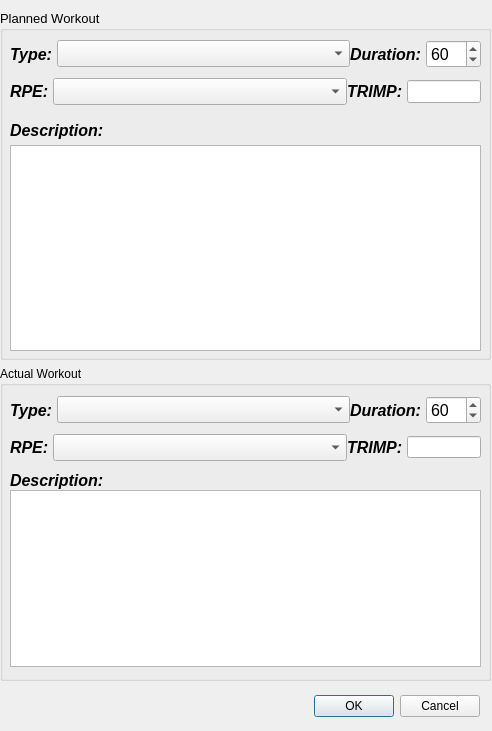
<?xml version="1.0" encoding="UTF-8"?>
<ui version="4.0">
 <class>WorkoutDialog</class>
 <widget class="QDialog" name="WorkoutDialog">
  <property name="geometry">
   <rect>
    <x>0</x>
    <y>0</y>
    <width>492</width>
    <height>731</height>
   </rect>
  </property>
  <property name="windowTitle">
   <string>Workout</string>
  </property>
  <widget class="QDialogButtonBox" name="buttonBox">
   <property name="geometry">
    <rect>
     <x>140</x>
     <y>690</y>
     <width>340</width>
     <height>32</height>
    </rect>
   </property>
   <property name="orientation">
    <enum>Qt::Horizontal</enum>
   </property>
   <property name="standardButtons">
    <set>QDialogButtonBox::Cancel|QDialogButtonBox::Ok</set>
   </property>
  </widget>
  <widget class="QWidget" name="horizontalLayoutWidget">
   <property name="geometry">
    <rect>
     <x>0</x>
     <y>10</y>
     <width>491</width>
     <height>671</height>
    </rect>
   </property>
   <layout class="QVBoxLayout" name="mainVLayout" stretch="41,37">
    <item>
     <widget class="QGroupBox" name="plannedWGroupBox">
      <property name="font">
       <font>
        <pointsize>10</pointsize>
        <weight>50</weight>
        <italic>false</italic>
        <bold>false</bold>
        <underline>false</underline>
       </font>
      </property>
      <property name="title">
       <string>Planned Workout</string>
      </property>
      <property name="flat">
       <bool>false</bool>
      </property>
      <property name="checkable">
       <bool>false</bool>
      </property>
      <property name="checked">
       <bool>false</bool>
      </property>
      <widget class="QWidget" name="gridLayoutWidget_2">
       <property name="geometry">
        <rect>
         <x>10</x>
         <y>30</y>
         <width>471</width>
         <height>311</height>
        </rect>
       </property>
       <layout class="QGridLayout" name="gridLayoutPlanned" rowstretch="0,0,0,0">
        <property name="verticalSpacing">
         <number>10</number>
        </property>
        <item row="2" column="0">
         <layout class="QHBoxLayout" name="trimpLayoutPlanned" stretch="1,8,1,2">
          <item>
           <widget class="QLabel" name="rpeLabelPlannedW">
            <property name="font">
             <font>
              <pointsize>12</pointsize>
              <weight>75</weight>
              <italic>true</italic>
              <bold>true</bold>
             </font>
            </property>
            <property name="text">
             <string>RPE: </string>
            </property>
           </widget>
          </item>
          <item>
           <widget class="QComboBox" name="rpeComboBoxPlannedW">
            <property name="font">
             <font>
              <pointsize>12</pointsize>
             </font>
            </property>
           </widget>
          </item>
          <item>
           <widget class="QLabel" name="trimpLabelPlannedW">
            <property name="font">
             <font>
              <pointsize>12</pointsize>
              <weight>75</weight>
              <italic>true</italic>
              <bold>true</bold>
             </font>
            </property>
            <property name="text">
             <string>TRIMP: </string>
            </property>
            <property name="margin">
             <number>6</number>
            </property>
           </widget>
          </item>
          <item>
           <widget class="QLineEdit" name="trimpLineEditPlannedW">
            <property name="readOnly">
             <bool>true</bool>
            </property>
           </widget>
          </item>
         </layout>
        </item>
        <item row="1" column="0">
         <layout class="QHBoxLayout" name="typeLayoutPlanned" stretch="1,8,0,0">
          <item>
           <widget class="QLabel" name="typeLabelPlannedW">
            <property name="font">
             <font>
              <pointsize>12</pointsize>
              <weight>75</weight>
              <italic>true</italic>
              <bold>true</bold>
             </font>
            </property>
            <property name="text">
             <string>Type: </string>
            </property>
           </widget>
          </item>
          <item>
           <widget class="QComboBox" name="typeComboBoxPlannedW">
            <property name="font">
             <font>
              <pointsize>12</pointsize>
             </font>
            </property>
           </widget>
          </item>
          <item>
           <widget class="QLabel" name="durationLabelPlannedW">
            <property name="font">
             <font>
              <pointsize>12</pointsize>
              <weight>75</weight>
              <italic>true</italic>
              <bold>true</bold>
             </font>
            </property>
            <property name="text">
             <string>Duration: </string>
            </property>
            <property name="margin">
             <number>6</number>
            </property>
           </widget>
          </item>
          <item>
           <widget class="QSpinBox" name="durationSpinBoxPlannedW">
            <property name="font">
             <font>
              <pointsize>12</pointsize>
             </font>
            </property>
            <property name="maximum">
             <number>600</number>
            </property>
            <property name="singleStep">
             <number>5</number>
            </property>
            <property name="value">
             <number>60</number>
            </property>
           </widget>
          </item>
         </layout>
        </item>
        <item row="3" column="0">
         <layout class="QHBoxLayout" name="descriptionLayoutPlanned" stretch="0">
          <item>
           <layout class="QVBoxLayout" name="verticalLayoutPlanned" stretch="1,7">
            <item>
             <widget class="QLabel" name="descriptionLabelPlannedW">
              <property name="font">
               <font>
                <pointsize>12</pointsize>
                <weight>75</weight>
                <italic>true</italic>
                <bold>true</bold>
               </font>
              </property>
              <property name="text">
               <string>Description:</string>
              </property>
             </widget>
            </item>
            <item>
             <widget class="QTextEdit" name="descriptionTextEditPlannedW">
              <property name="font">
               <font>
                <pointsize>12</pointsize>
               </font>
              </property>
              <property name="frameShadow">
               <enum>QFrame::Sunken</enum>
              </property>
             </widget>
            </item>
           </layout>
          </item>
         </layout>
        </item>
       </layout>
      </widget>
      <zorder>gridLayoutWidget_2</zorder>
      <zorder>actualWGroupBox</zorder>
     </widget>
    </item>
    <item>
     <widget class="QGroupBox" name="actualWGroupBox">
      <property name="title">
       <string>Actual Workout</string>
      </property>
      <widget class="QWidget" name="gridLayoutWidget">
       <property name="geometry">
        <rect>
         <x>10</x>
         <y>30</y>
         <width>471</width>
         <height>271</height>
        </rect>
       </property>
       <layout class="QGridLayout" name="gridLayoutActual" rowstretch="0,0,0">
        <property name="verticalSpacing">
         <number>10</number>
        </property>
        <item row="2" column="0">
         <layout class="QHBoxLayout" name="descriptionLayoutActual" stretch="0">
          <item>
           <layout class="QVBoxLayout" name="verticalLayoutActual" stretch="1,0">
            <item>
             <widget class="QLabel" name="descriptionLabelActual">
              <property name="font">
               <font>
                <pointsize>12</pointsize>
                <weight>75</weight>
                <italic>true</italic>
                <bold>true</bold>
               </font>
              </property>
              <property name="text">
               <string>Description:</string>
              </property>
             </widget>
            </item>
            <item>
             <widget class="QTextEdit" name="descriptionTextEditActual">
              <property name="font">
               <font>
                <pointsize>12</pointsize>
               </font>
              </property>
              <property name="frameShadow">
               <enum>QFrame::Sunken</enum>
              </property>
             </widget>
            </item>
           </layout>
          </item>
         </layout>
        </item>
        <item row="0" column="0">
         <layout class="QHBoxLayout" name="typeLayoutActual" stretch="1,8,0,0">
          <item>
           <widget class="QLabel" name="typeLabelActualW">
            <property name="font">
             <font>
              <pointsize>12</pointsize>
              <weight>75</weight>
              <italic>true</italic>
              <bold>true</bold>
             </font>
            </property>
            <property name="text">
             <string>Type: </string>
            </property>
           </widget>
          </item>
          <item>
           <widget class="QComboBox" name="typeComboBoxActualW">
            <property name="font">
             <font>
              <pointsize>12</pointsize>
             </font>
            </property>
           </widget>
          </item>
          <item>
           <widget class="QLabel" name="durationLabelActualW">
            <property name="font">
             <font>
              <pointsize>12</pointsize>
              <weight>75</weight>
              <italic>true</italic>
              <bold>true</bold>
             </font>
            </property>
            <property name="text">
             <string>Duration: </string>
            </property>
            <property name="margin">
             <number>6</number>
            </property>
           </widget>
          </item>
          <item>
           <widget class="QSpinBox" name="durationSpinBoxActualW">
            <property name="font">
             <font>
              <pointsize>12</pointsize>
             </font>
            </property>
            <property name="maximum">
             <number>600</number>
            </property>
            <property name="singleStep">
             <number>5</number>
            </property>
            <property name="value">
             <number>60</number>
            </property>
           </widget>
          </item>
         </layout>
        </item>
        <item row="1" column="0">
         <layout class="QHBoxLayout" name="trimpLayoutActual" stretch="1,8,1,2">
          <item>
           <widget class="QLabel" name="rpeLabelActualW">
            <property name="font">
             <font>
              <pointsize>12</pointsize>
              <weight>75</weight>
              <italic>true</italic>
              <bold>true</bold>
             </font>
            </property>
            <property name="text">
             <string>RPE: </string>
            </property>
           </widget>
          </item>
          <item>
           <widget class="QComboBox" name="rpeComboBoxActualW">
            <property name="font">
             <font>
              <pointsize>12</pointsize>
             </font>
            </property>
           </widget>
          </item>
          <item>
           <widget class="QLabel" name="trimpLabelActualW">
            <property name="font">
             <font>
              <pointsize>12</pointsize>
              <weight>75</weight>
              <italic>true</italic>
              <bold>true</bold>
             </font>
            </property>
            <property name="text">
             <string>TRIMP: </string>
            </property>
            <property name="margin">
             <number>6</number>
            </property>
           </widget>
          </item>
          <item>
           <widget class="QLineEdit" name="trimpLineEditActualW">
            <property name="readOnly">
             <bool>true</bool>
            </property>
           </widget>
          </item>
         </layout>
        </item>
       </layout>
      </widget>
     </widget>
    </item>
   </layout>
  </widget>
 </widget>
 <resources/>
 <connections>
  <connection>
   <sender>buttonBox</sender>
   <signal>accepted()</signal>
   <receiver>WorkoutDialog</receiver>
   <slot>accept()</slot>
   <hints>
    <hint type="sourcelabel">
     <x>248</x>
     <y>254</y>
    </hint>
    <hint type="destinationlabel">
     <x>157</x>
     <y>274</y>
    </hint>
   </hints>
  </connection>
  <connection>
   <sender>buttonBox</sender>
   <signal>rejected()</signal>
   <receiver>WorkoutDialog</receiver>
   <slot>reject()</slot>
   <hints>
    <hint type="sourcelabel">
     <x>316</x>
     <y>260</y>
    </hint>
    <hint type="destinationlabel">
     <x>286</x>
     <y>274</y>
    </hint>
   </hints>
  </connection>
 </connections>
</ui>
